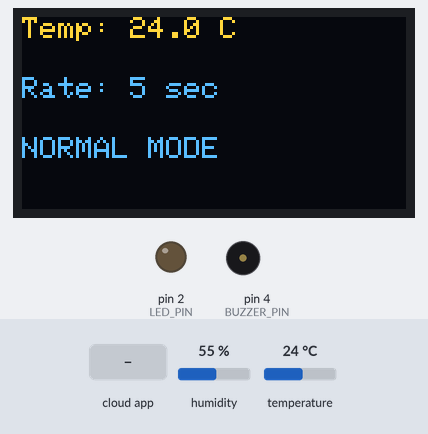
A sketch run on a simulated Arduino Uno, built with avr-gcc and run on an emulated ATmega328P. Parts: 128×64 one-colour display, output pins drawn as LEDs (lit = HIGH), buzzer (waves = sounding). The inputs (shaded band) are chosen by the test bench; at power-on: temperature 24 °C, humidity 55 %. The OLED is the two-colour kind (top 16 rows yellow); what the sketch prints to the serial monitor is not drawn.

Above: at 5.6 s.
5.7 s: the phone or cloud app sets sampling-rate to 0
At 6.9 s:
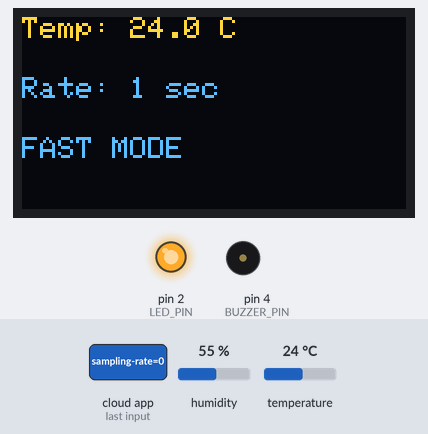
8.8 s: temperature set to 12 °C
At 10.34 s:
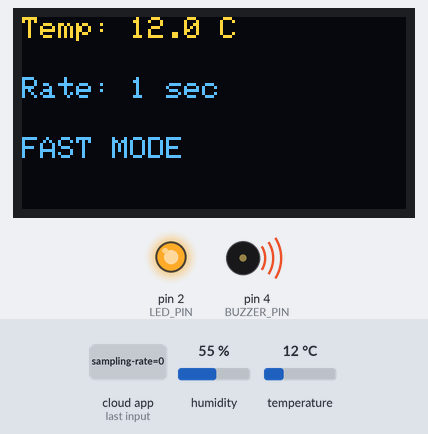
10.9 s: temperature set to 19 °C
13.0 s: temperature set to 28 °C
At 14.2 s:
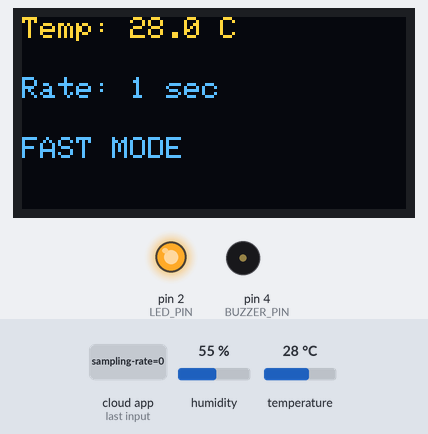
Timing chart, 0 to 16.0 s (numbered marks = the images above; inputs shaded):
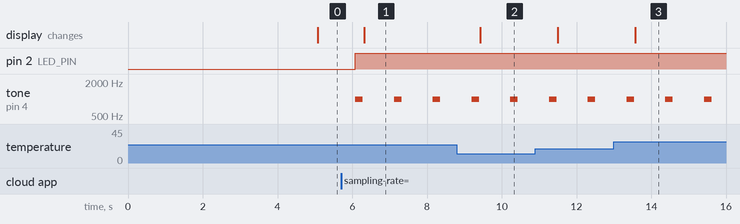

Measured:
- after the input at 5.7 s, pin 2 (LED_PIN): LOW → HIGH after 0.39 s; tone on pin 4 (BUZZER_PIN): alternates 1000 Hz for 0.20 s and silent for 0.84 s, starting after 0.39 s; the display: changes after 0.62 s (image 1)
- after the input at 8.8 s, the display: changes after 0.63 s (image 2)
- after the input at 13.0 s, the display: changes after 0.58 s (image 3)

The sketch:

sketch.ino
```cpp
#include "AdafruitIO_WiFi.h"
#include <Wire.h>
#include <Adafruit_GFX.h>
#include <Adafruit_SSD1306.h>
#include <DHT.h>

// Adafruit IO Credentials

#define IO_USERNAME "username"
#define IO_KEY "key"

// Adafruit IO Connection

AdafruitIO_WiFi io(
  IO_USERNAME,
  IO_KEY,
  "Wokwi-GUEST",
  ""
);

// Feeds

AdafruitIO_Feed *samplingRate = io.feed("sampling-rate");
AdafruitIO_Feed *temperatureFeed = io.feed("temperature");
AdafruitIO_Feed *systemStatus = io.feed("system-status");

// OLED

#define SCREEN_WIDTH 128
#define SCREEN_HEIGHT 64

Adafruit_SSD1306 display(
  SCREEN_WIDTH,
  SCREEN_HEIGHT,
  &Wire,
  -1
);

// DHT22

#define DHTPIN 15
#define DHTTYPE DHT22

DHT dht(DHTPIN, DHTTYPE);

// Pins

#define LED_PIN 2
#define BUZZER_PIN 4

// Variables

int sampleTime = 5;
unsigned long previousMillis = 0;

// Function

void handleSampling(AdafruitIO_Data *data);

// Setup

void setup() {

  Serial.begin(115200);

  pinMode(LED_PIN, OUTPUT);
  pinMode(BUZZER_PIN, OUTPUT);

  dht.begin();

  if (!display.begin(SSD1306_SWITCHCAPVCC, 0x3C)) {
    Serial.println("OLED Failed");
    while (true);
  }

  display.clearDisplay();
  display.setTextColor(SSD1306_WHITE);

  samplingRate->onMessage(handleSampling);

  Serial.println("Connecting to Adafruit IO...");

  io.connect();

  while (io.status() < AIO_CONNECTED) {
    Serial.print(".");
    delay(500);
  }

  Serial.println();
  Serial.println("Connected!");

  samplingRate->get();
}

// Loop

void loop() {

  io.run();

  if (millis() - previousMillis >= sampleTime * 1000) {

    previousMillis = millis();

    float temp = dht.readTemperature();

    if (isnan(temp)) {
      temp = 25.0;
    }

    temperatureFeed->save(temp);

    String mode;

    if (sampleTime <= 3) {

      mode = "FAST MODE";

      digitalWrite(LED_PIN, HIGH);

      tone(BUZZER_PIN, 1000);
      delay(200);
      noTone(BUZZER_PIN);

    }

    else if (sampleTime <= 7) {

      mode = "NORMAL MODE";

      digitalWrite(LED_PIN, LOW);

    }

    else {

      mode = "POWER SAVE MODE";

      digitalWrite(LED_PIN, LOW);

    }

    systemStatus->save(mode);

    // OLED

    display.clearDisplay();

    display.setTextSize(1);

    display.setCursor(0, 0);
    display.print("Temp: ");
    display.print(temp, 1);
    display.println(" C");

    display.setCursor(0, 20);
    display.print("Rate: ");
    display.print(sampleTime);
    display.println(" sec");

    display.setCursor(0, 40);
    display.print(mode);

    display.display();

    // Serial Monitor

    Serial.print("Temperature = ");
    Serial.print(temp);
    Serial.println(" C");

    Serial.print("Sampling Rate = ");
    Serial.print(sampleTime);
    Serial.println(" sec");

    Serial.print("Status = ");
    Serial.println(mode);
  }
}

// Callback

void handleSampling(AdafruitIO_Data *data) {

  sampleTime = data->toInt();

  if (sampleTime < 1)
    sampleTime = 1;

  if (sampleTime > 10)
    sampleTime = 10;

  Serial.print("New Sampling Rate: ");
  Serial.println(sampleTime);
}
```
